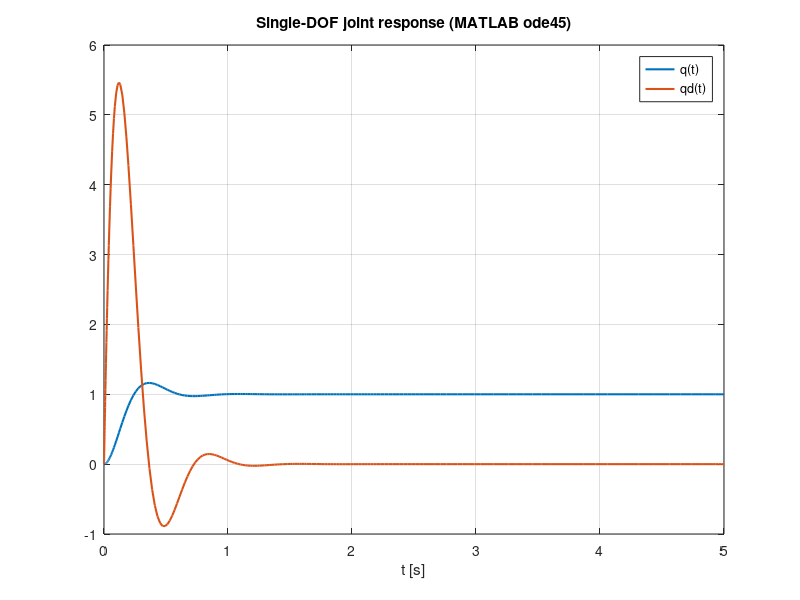

Recreate this plot in MATLAB.
% Joint parameters
J = 0.01;
b = 0.1;
k = 1.0;

% ODE as first-order system: x(1) = q, x(2) = qd
joint_ode = @(t,x) [ ...
    x(2); ...
    (1.0 - b * x(2) - k * x(1)) / J ...
];

tspan = [0 5];
x0 = [0; 0];  % q(0) = 0, qd(0) = 0

[t, x] = ode45(joint_ode, tspan, x0);

figure;
plot(t, x(:,1), 'LineWidth', 1.5); hold on;
plot(t, x(:,2), 'LineWidth', 1.5);
xlabel('t [s]');
legend('q(t)', 'qd(t)');
title('Single-DOF joint response (MATLAB ode45)');
grid on;

% Minimal Simulink-style script (conceptual)
% 1) create a new model
% new_system('joint_model');
% open_system('joint_model');
%
% 2) add blocks (Integrator, Gain, Sum, Step, Scope) and connect them
% programmatically using add_block / add_line, or use the Simulink GUI.
% 3) parameterize gains with J, b, k and run:
% sim('joint_model');
      
